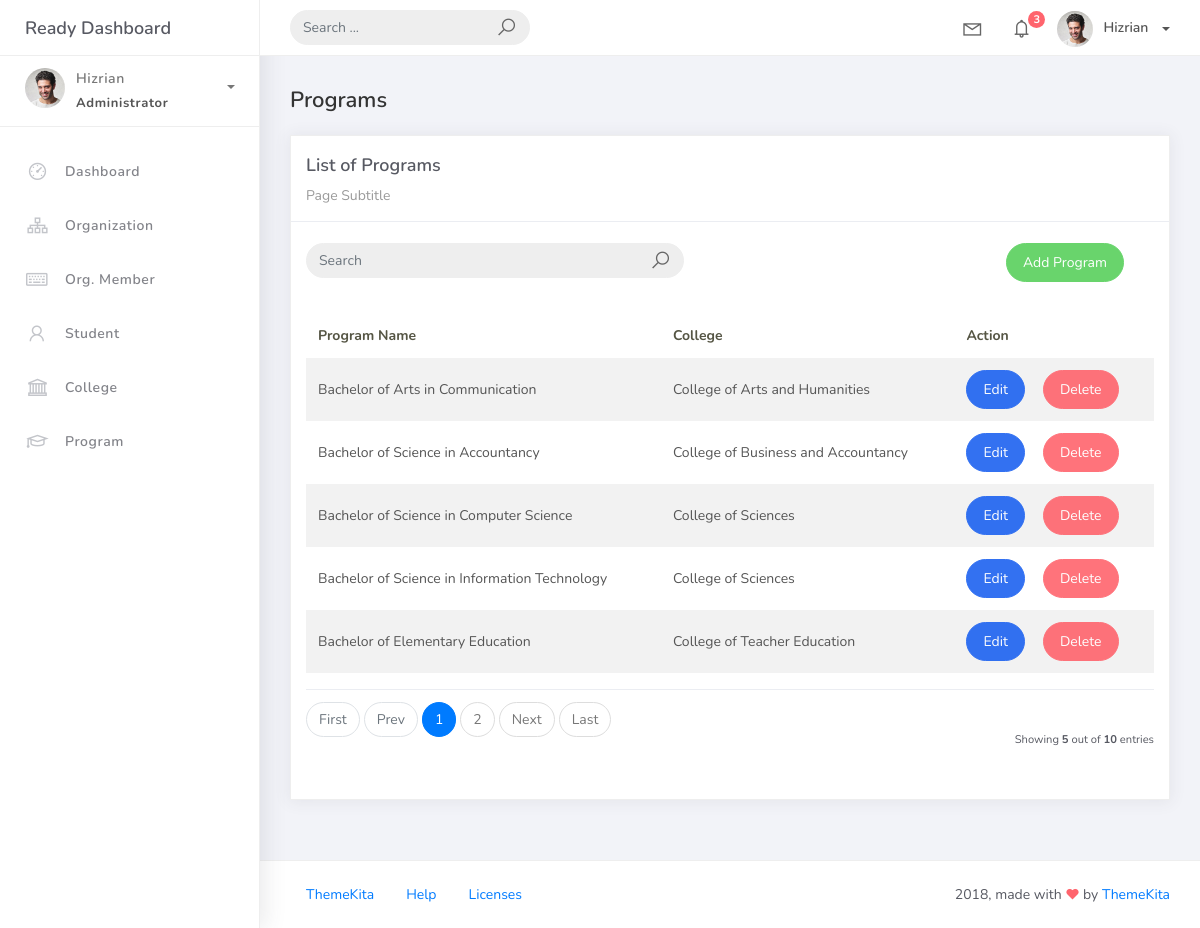
Before: /program_list with the older database file.
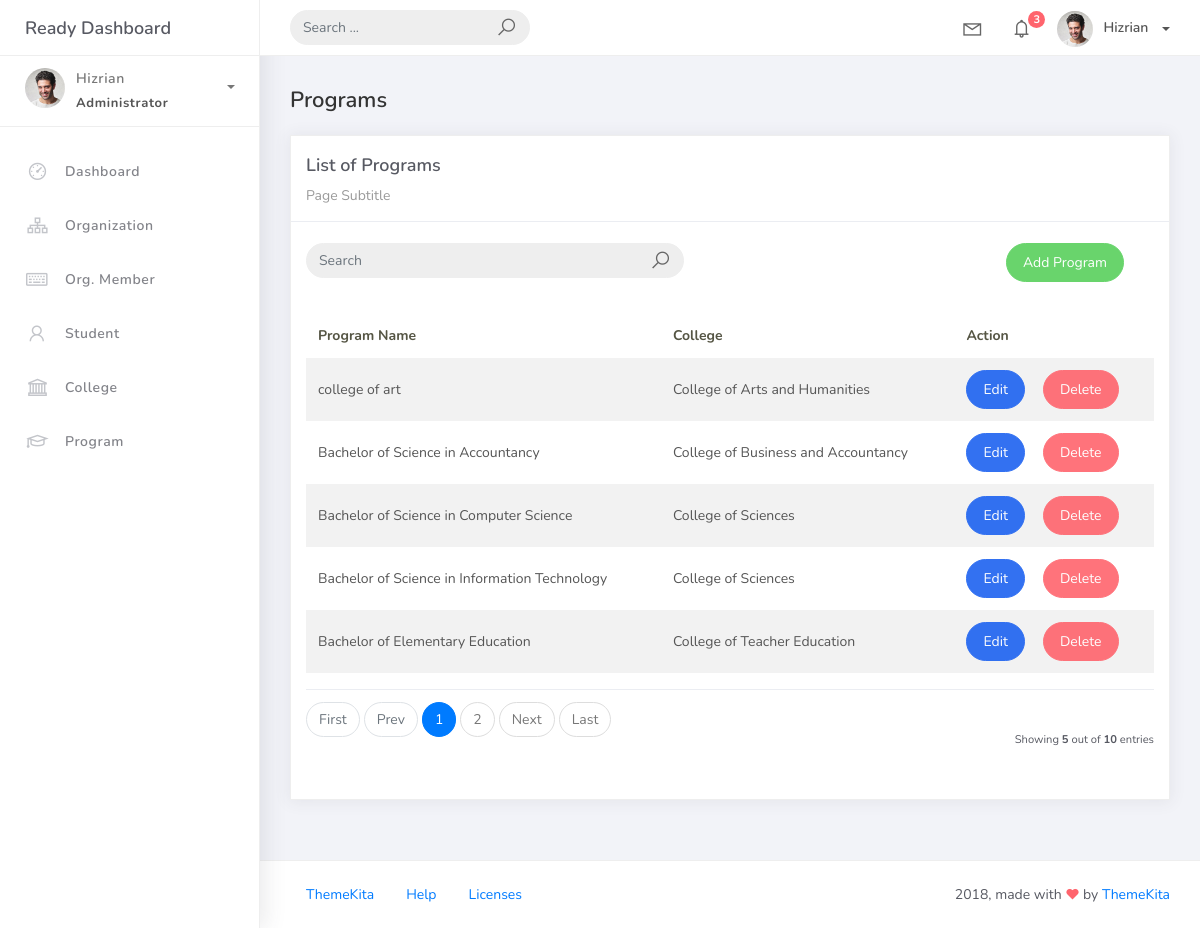
After: the same page with the newer database file.
### studentorg/models.py (models this page shows, shortened)
class BaseModel(models.Model):
    created_at = models.DateTimeField(auto_now_add=True, db_index=True)
    updated_at = models.DateTimeField(auto_now=True)
    class Meta:
        abstract = True

class Program(BaseModel):
    prog_name = models.CharField(max_length=150)
    college = models.ForeignKey(College, on_delete=models.CASCADE)

class College(BaseModel):
	college_name = models.CharField(max_length=150)
	def __str__(self):
		return self.college_name

### studentorg/views.py (the view)
# urls.py: path('program_list', ProgramList.as_view(), name='program-list'),
class ProgramList(ListView):
    model = Program
    context_object_name = 'program'
    template_name = 'program_list.html'
    paginate_by = 5
    def get_queryset(self, *args, **kwargs):
        qs = super(ProgramList, self).get_queryset(*args, **kwargs)
        if self.request.GET.get("q") != None:
            query = self.request.GET.get('q')
            qs = qs.filter(Q(prog_name__icontains=query))
        return qs

### templates/program_list.html (shortened to what this page needs)
{% extends 'base.html' %}
{% load static %}
{% block content %}
  <div class="content">
    <div class="container-fluid">
      <h4 class="page-title">Programs</h4>
      <div class="row">
        <div class="col-md-12">
          <div class="card">
            <div class="card-header">
              <div class="card-title">List of Programs</div>
              <div class="card-category">Page Subtitle</div>
            </div>
            <br />
                <div class="col-md-12 row">
                <div class="col-md-6">
                    <form class="navbar-left navbar-form nav-search mr-md-3" action="{% url 'program-list' %}">
                    <div class="input-group">
                        <input type="text" placeholder="Search" class="form-control" name="q" />
                        <div class="input-group-append">
                        <span class="input-group-text">
                            <i class="la la-search search-icon"></i>
                        </span>
                        </div>
                    </div>
                    </form>
                </div>
                <div class="col-md-6">
                    <div class="pull-right">
                    <a href="{% url 'program-add' %}" class="btn btn-success btn-rounded">Add Program</a>
                    </div>
                </div>
                </div>
            <div class="card-body">
              <table class="table table-striped mt-3">
                <thead>
                  <tr>
                    <th scope="col">Program Name</th>
                    <th scope="col">College</th>
                    <th scope="col">Action</th>
                  </tr>
                </thead>
                <tbody>
                  {% for object in object_list %}
                    <tr>
                      <td>{{ object.prog_name }}</td>
                      <td>{{ object.college }}</td>
                      <td>
                        <a href="program_list/{{ object.id }}" class="btn btn-primary btn-rounded">Edit</a>
                        <a href="program_list/{{ object.id }}/delete" class="btn btn-danger btn-rounded">Delete</a>
                    </td>
                    </tr>
                    {% empty %}
                    <tr>
                      <td colspan="4" style="text-align: center">
                        <p class="text-sm font-weight-bold mb-0">No Records Found</p>
                      </td>
                    </tr>
                  {% endfor %}
                </tbody>
              </table>
              {% include 'includes/pagination.html' %}
            </div>
          </div>
        </div>
      </div>
    </div>
  </div>
{% endblock %}

Changed rows visible on the page:
changed Program "College of Arts and Humanities": prog_name "Bachelor of Arts in Communication" → "college of art"
